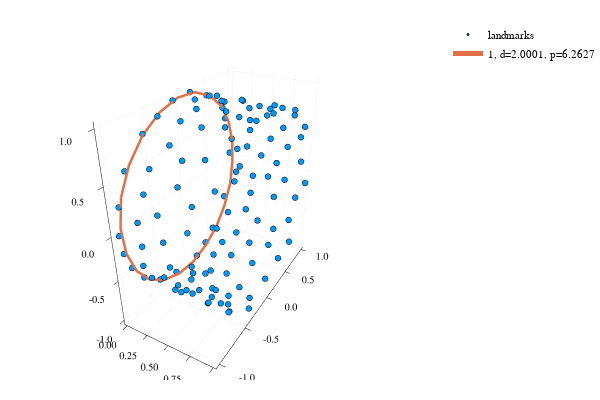

Notebook code for this chart:
### Code cell
# Čudno samplana cev
lep_graf(reparametrized(Cube(1), x -> x^2) × Sphere(1), 0.2)

### Figure 1 — Plotly figure (JSON) as saved in the notebook; plotly's stock layout.template omitted (floating-point values rounded to 4 significant figures)
{"data": [{"colorbar": {"title": ""}, "hoverinfo": "text", "legendgroup": "landmarks", "marker": {"color": "rgba(0, 154, 250, 1.000)", "line": {"color": "rgba(0, 0, 0, 1.000)", "width": 1}, "size": 2, "symbol": "circle"}, "mode": "markers", "name": "landmarks", "showlegend": true, "text": [null, null, null, null, null, null, null, null, null, null, null, null, null, null, null, null, null, null, null, null, null, null, null, null, null, null, null, null, null, null, null, null, null, null, null, null, null, null, null, null, null, null, null, null, null, null, null, null, null, null, null, null, null, null, null, null, null, null, null, null, null, null, null, null, null, null, null, null, null, null, null, null, null, null, null, null, null, null, null, null, null, null, null, null, null, null, null, null, null, null, null, null, null, null, null, null, null, null, null, null, null, null, null, null, null, null, null, null, null, null, null, null, null, null, null, null, null, null, null, null, null, null, null, null], "type": "scatter3d", "x": [0.9981, 0.3418, 0.0002882, 0.899, 0.6144, 0.22, 0.4927, 0.01827, 0.1538, 0.9988, 0.9957, 0.9296, 0.5466, 0.4216, 0.4449, 0.406, 0.9389, 0.2232, 0.2244, 0.3275, 0.2205, 0.3369, 0.7252, 0.3365, 0.2082, 0.2039, 0.003664, 0.02712, 0.5139, 0.7208, 0.5374, 0.5083, 0.9944, 0.9255, 0.6031, 0.01137, 0.3134, 0.001861, 0.2506, 0.3371, 0.01629, 0.5549, 0.2184, 0.101, 0.9339, 0.4242, 0.5298, 0.4285, 0.7457, 0.2507, 0.1777, 0.1222, 0.08196, 0.4491, 0.004826, 0.9902, 0.8044, 0.02792, 0.2428, 0.4953, 0.9852, 0.9052, 0.7103, 0.8236, 0.7269, 0.01003, 0.2437, 0.04184, 0.5975, 0.6353, 0.2155, 0.5388, 0.6918, 0.9548, 0.9236, 0.8025, 0.766, 0.3386, 0.9742, 0.7414, 0.7112, 0.9167, 0.763, 0.9269, 0.9982, 0.05241, 0.5004, 0.6876, 0.8077, 0.8303, 0.01917, 0.7253, 0.7526, 0.6503, 0.5348, 0.03949, 0.05471, 0.3003, 0.8737, 0.2845, 0.627, 0.8847, 0.9996, 0.421, 0.4297, 0.9938, 0.2613, 0.01835, 0.5254, 0.9849, 0.9937, 0.5616, 0.004132, 0.001147, 0.708, 0.91, 0.7793, 0.4542, 0.1487, 0.3454, 3.827e-05, 0.006606, 0.008701, 0.2155], "xaxis": "x1", "y": [-0.6822, -0.2104, -0.2133, 0.8237, -0.1632, -0.8716, 0.06939, 0.1708, 0.6068, -0.03972, 0.9918, 0.8927, 0.2485, -0.9518, -0.5444, 0.3309, 0.475, -0.2441, -0.982, 0.5957, 0.8201, 0.9805, -0.969, -0.6821, -0.9558, 0.2601, -0.9999, -0.5855, -0.698, -0.3667, 0.5363, -0.8119, -0.3606, -0.5325, -0.431, -0.9635, 0.9134, 0.9996, 0.1552, -0.6209, 0.8594, -0.8355, -0.4819, 0.9473, 0.6389, 0.657, 0.7555, 0.9962, 0.9886, -0.9023, 0.4133, 0.7522, -0.02783, 0.04195, 0.8569, 0.1706, -0.4481, 0.1662, -0.7891, -0.9959, 0.6627, -0.1681, -0.6739, -0.8395, -0.06192, -0.8991, 0.9863, 0.9742, 0.7302, -0.9012, 0.4478, -0.9876, 0.5873, -0.9999, 0.9924, -0.9464, 0.5747, 0.8121, -0.9347, 0.8441, -0.2736, 0.1883, 0.9603, -0.6408, 0.47, 0.7363, -0.2525, 0.3246, 0.0881, 0.3681, 0.379, -0.8933, 0.728, 0.9268, 0.987, -0.1442, -0.3985, -0.399, -0.2221, -0.05126, 0.9994, -0.8076, 0.7896, -0.9351, 0.8255, -0.9105, -0.9994, -0.5178, -0.4171, -0.9759, -0.7769, 0.9393, -0.8322, 0.4975, -0.6592, 0.9466, -0.9933, 0.4523, 0.9927, 0.9164, -0.7394, -0.9745, 0.567, -0.04287], "yaxis": "y1", "z": [0.7312, 0.9776, -0.977, -0.567, 0.9866, -0.4902, -0.9976, 0.9853, 0.7949, 0.9992, -0.1277, 0.4506, 0.9686, 0.3068, -0.8388, -0.9437, -0.88, -0.9698, 0.1887, -0.8032, 0.5722, -0.1966, 0.2469, -0.7313, -0.2941, -0.9656, -0.01216, 0.8106, 0.7161, 0.9303, -0.844, -0.5838, -0.9327, 0.8464, -0.9024, 0.2677, 0.4071, 0.02697, 0.9879, 0.7839, 0.5113, 0.5495, -0.8762, -0.3204, 0.7693, 0.7539, -0.6552, 0.08712, -0.1504, 0.4311, 0.9106, -0.6589, -0.9996, 0.9991, -0.5155, 0.9853, -0.894, -0.9861, 0.6143, 0.09077, -0.7489, -0.9858, -0.7388, -0.5433, -0.9981, -0.4378, 0.165, 0.2259, 0.6832, -0.4333, -0.8942, -0.1569, 0.8094, -0.01175, 0.1228, -0.323, -0.8184, -0.5835, 0.3555, 0.5362, -0.9618, -0.9821, 0.279, -0.7677, 0.8827, 0.6767, -0.9676, -0.9458, 0.9961, 0.9298, -0.9254, 0.4494, -0.6856, -0.3755, -0.1606, 0.9896, 0.9172, 0.9169, 0.975, -0.9987, 0.03327, 0.5897, 0.6136, -0.3545, 0.5644, -0.4135, -0.03395, -0.8555, 0.9089, -0.2183, -0.6296, 0.3431, 0.5544, 0.8674, 0.752, -0.3225, -0.1157, 0.8919, -0.1204, -0.4004, -0.6732, -0.2245, -0.8237, 0.9991], "zmax": 0.1, "zmin": -0.1}, {"colorbar": {"title": ""}, "hoverinfo": "text", "legendgroup": "1, d=2.0001, p=6.2627", "line": {"color": "rgba(227, 111, 71, 1.000)", "dash": "solid", "shape": "linear", "width": 5}, "mode": "lines", "name": "1, d=2.0001, p=6.2627", "showlegend": true, "text": [null, null, null, null, null, null, null, null, null, null, null, null, null, null, null, null, null, null, null, null, null, null, null], "type": "scatter3d", "x": [0.02738, 0.03393, 0.04345, 0.04871, 0.04389, 0.04304, 0.0455, 0.04669, 0.04481, 0.04845, 0.04766, 0.04976, 0.04371, 0.04814, 0.05049, 0.05132, 0.0527, 0.04436, 0.04756, 0.04448, 0.03752, 0.03188, 0.02738], "xaxis": "x1", "y": [-0.9351, -0.997, -0.9785, -0.8809, -0.7121, -0.4852, -0.219, 0.06484, 0.3437, 0.5946, 0.7974, 0.9353, 0.9972, 0.9779, 0.8791, 0.709, 0.4814, 0.215, -0.06849, -0.3464, -0.596, -0.7978, -0.9351], "yaxis": "y1", "z": [0.3545, 0.07727, -0.2061, -0.4732, -0.7021, -0.8744, -0.9757, -0.9979, -0.9391, -0.804, -0.6035, -0.3539, -0.07544, 0.2092, 0.4766, 0.7052, 0.8765, 0.9766, 0.9977, 0.9381, 0.8029, 0.6029, 0.3545], "zmax": 0.1, "zmin": -0.1}], "layout": {"annotations": [], "height": 400, "legend": {"bgcolor": "rgba(255, 255, 255, 1.000)", "bordercolor": "rgba(0, 0, 0, 1.000)", "font": {"color": "rgba(0, 0, 0, 1.000)", "family": "sans-serif", "size": 11}, "tracegroupgap": 0, "x": 1, "y": 1}, "margin": {"b": 20, "l": 0, "r": 0, "t": 20}, "paper_bgcolor": "rgba(255, 255, 255, 1.000)", "plot_bgcolor": "rgba(255, 255, 255, 1.000)", "scene": {"camera": {"eye": {"x": 1.126, "y": -1.95, "z": 1.3}}, "xaxis": {"anchor": "y1", "domain": [0.06582, 0.9934], "gridcolor": "rgba(0, 0, 0, 0.100)", "gridwidth": 0.5, "linecolor": "rgba(0, 0, 0, 1.000)", "mirror": false, "range": [-0.02995, 1.03], "showgrid": true, "showline": true, "showticklabels": true, "tickangle": 0, "tickcolor": "rgb(0, 0, 0)", "tickfont": {"color": "rgba(0, 0, 0, 1.000)", "family": "sans-serif", "size": 11}, "tickmode": "array", "ticks": "inside", "ticktext": ["0.00", "0.25", "0.50", "0.75", "1.00"], "tickvals": [0, 0.25, 0.5, 0.75, 1], "title": "", "titlefont": {"color": "rgba(0, 0, 0, 1.000)", "family": "sans-serif", "size": 15}, "type": "-", "visible": true, "zeroline": false, "zerolinecolor": "rgba(0, 0, 0, 1.000)"}, "yaxis": {"anchor": "x1", "domain": [0.03762, 0.9902], "gridcolor": "rgba(0, 0, 0, 0.100)", "gridwidth": 0.5, "linecolor": "rgba(0, 0, 0, 1.000)", "mirror": false, "range": [-1.06, 1.06], "showgrid": true, "showline": true, "showticklabels": true, "tickangle": 0, "tickcolor": "rgb(0, 0, 0)", "tickfont": {"color": "rgba(0, 0, 0, 1.000)", "family": "sans-serif", "size": 11}, "tickmode": "array", "ticks": "inside", "ticktext": ["-1.0", "-0.5", "0.0", "0.5", "1.0"], "tickvals": [-1, -0.5, 0, 0.5, 1], "title": "", "titlefont": {"color": "rgba(0, 0, 0, 1.000)", "family": "sans-serif", "size": 15}, "type": "-", "visible": true, "zeroline": false, "zerolinecolor": "rgba(0, 0, 0, 1.000)"}, "zaxis": {"gridcolor": "rgba(0, 0, 0, 0.100)", "gridwidth": 0.5, "linecolor": "rgba(0, 0, 0, 1.000)", "mirror": false, "range": [-1.06, 1.059], "showgrid": true, "showline": true, "showticklabels": true, "tickangle": 0, "tickcolor": "rgb(0, 0, 0)", "tickfont": {"color": "rgba(0, 0, 0, 1.000)", "family": "sans-serif", "size": 11}, "tickmode": "array", "ticks": "inside", "ticktext": ["-1.0", "-0.5", "0.0", "0.5", "1.0"], "tickvals": [-1, -0.5, 0, 0.5, 1], "title": "", "titlefont": {"color": "rgba(0, 0, 0, 1.000)", "family": "sans-serif", "size": 15}, "type": "-", "visible": true, "zeroline": false, "zerolinecolor": "rgba(0, 0, 0, 1.000)"}}, "showlegend": true, "width": 600}}
